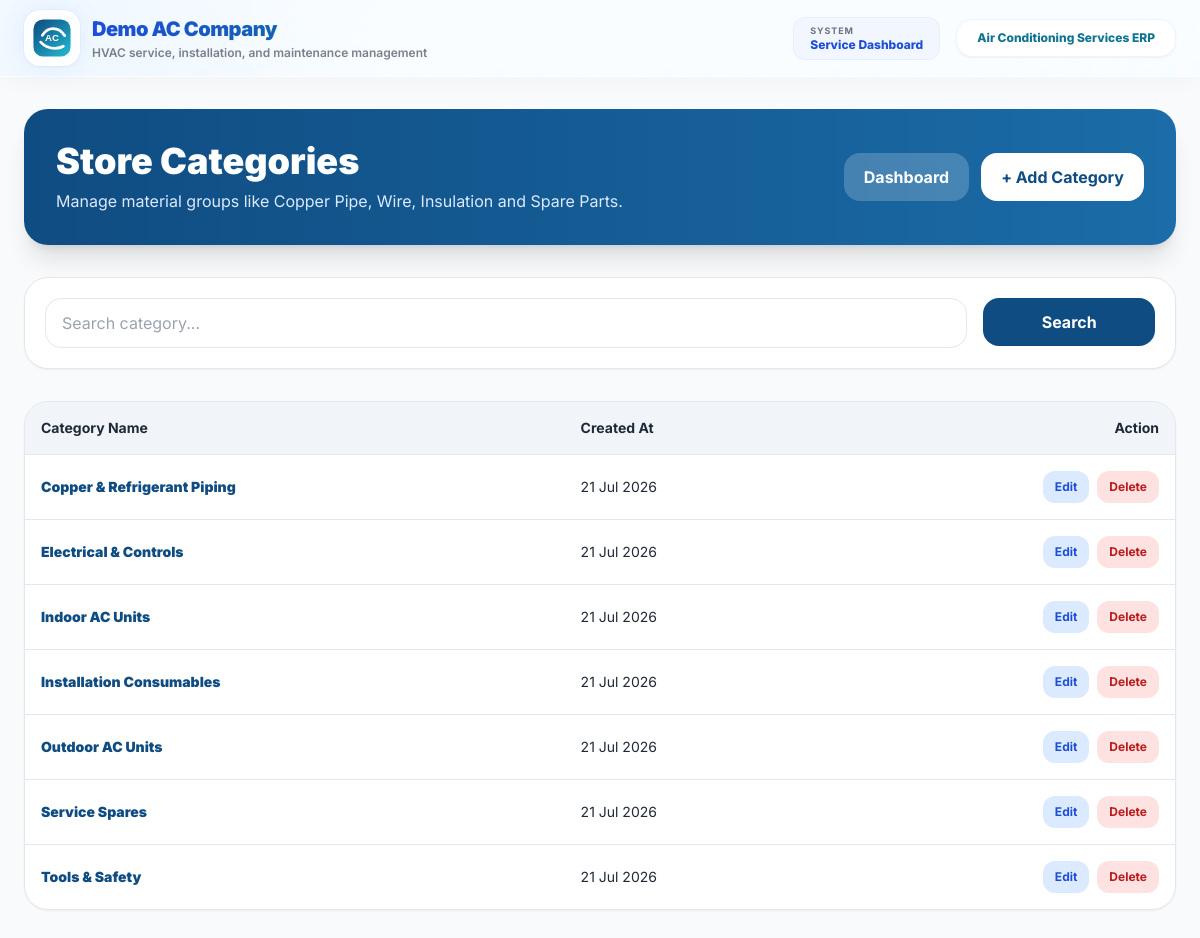
The page /store/categories/ (signed in) on the database its author committed.
### store/models.py (models this page shows, shortened)
class StoreCategory(models.Model):
    category_name = models.CharField(
        max_length=200,
        unique=True
    )
    created_at = models.DateTimeField(
        auto_now_add=True
    )
    class Meta:
        ordering = ["category_name"]

### store/views.py (the view)
@login_required
def store_category_list(request):
    search = request.GET.get("search", "").strip()
    categories = StoreCategory.objects.all().order_by("category_name")
    if search:
        categories = categories.filter(category_name__icontains=search)
    return render(request, "store_category_list.html", {
        "categories": categories,
        "search": search,
    })

### puriaccooling/context_processors.py (called while the page is built)
def branding(request):
    return {"BRAND": APP_BRANDING}

### templates/store_category_list.html (shortened to what this page needs)
{% extends 'base.html' %}
{% block content %}
<div class="min-h-screen bg-slate-50 px-4 py-8">
    <div class="max-w-6xl mx-auto">
        <div class="bg-gradient-to-r from-[#0F4C81] to-[#1B6CA8] rounded-3xl p-8 shadow-xl mb-8">
            <div class="flex flex-col md:flex-row md:items-center md:justify-between gap-4">
                <div>
                    <h1 class="text-4xl font-black text-white">
                        Store Categories
                    </h1>
                    <p class="text-blue-100 mt-2">
                        Manage material groups like Copper Pipe, Wire, Insulation and Spare Parts.
                    </p>
                </div>
                <div class="flex gap-3">
                    <a href="{% url 'store_dashboard' %}"
                       class="bg-white/20 text-white px-5 py-3 rounded-2xl font-bold">
                        Dashboard
                    </a>
                    <a href="{% url 'add_store_category' %}"
                       class="bg-white text-[#0F4C81] px-5 py-3 rounded-2xl font-bold">
                        + Add Category
                    </a>
                </div>
            </div>
        </div>
        <div class="bg-white rounded-3xl border p-5 shadow-sm mb-8">
            <form method="GET" class="grid grid-cols-1 md:grid-cols-12 gap-4">
                <div class="md:col-span-10">
                    <input type="text"
                           name="search"
                           value="{{ search }}"
                           placeholder="Search category..."
                           class="w-full border rounded-2xl px-4 py-3">
                </div>
                <div class="md:col-span-2">
                    <button type="submit"
                            class="w-full bg-[#0F4C81] text-white rounded-2xl px-4 py-3 font-bold">
                        Search
                    </button>
                </div>
            </form>
        </div>
        <div class="bg-white rounded-3xl border shadow-sm overflow-hidden">
            <table class="w-full text-sm">
                <thead class="bg-slate-100">
                    <tr>
                        <th class="px-4 py-4 text-left">Category Name</th>
                        <th class="px-4 py-4 text-left">Created At</th>
                        <th class="px-4 py-4 text-right">Action</th>
                    </tr>
                </thead>
                <tbody>
                    {% for category in categories %}
                    <tr class="border-t">
                        <td class="px-4 py-4 font-black text-[#0F4C81]">
                            {{ category.category_name }}
                        </td>
                        <td class="px-4 py-4">
                            {{ category.created_at|date:"d M Y" }}
                        </td>
                        <td class="px-4 py-4 text-right">
                            <div class="flex justify-end gap-2">
                                <a href="{% url 'edit_store_category' category.id %}"
                                   class="px-3 py-2 rounded-xl bg-blue-100 text-blue-700 text-xs font-bold">
                                    Edit
                                </a>
                                <a href="{% url 'delete_store_category' category.id %}"
                                   onclick="return confirm('Delete this category?')"
                                   class="px-3 py-2 rounded-xl bg-red-100 text-red-700 text-xs font-bold">
                                    Delete
                                </a>
                            </div>
                        </td>
                    </tr>
                    {% endfor %}
                </tbody>
            </table>
        </div>
    </div>
</div>
{% endblock %}

### templates/base.html (style rules this page uses)
body { font-family: 'Inter', sans-serif; scroll-behavior: smooth; }
.soft-grid { background-image: linear-gradient(rgba(59, 130, 246, 0.08) 1px, transparent 1px), linear-gradient(90deg, rgba(59, 130, 246, 0.08) 1px, transparent 1px); background-size: 42px 42px; }

### rows shown on the page
StoreCategory: category_name "Copper & Refrigerant Piping", created_at "21 Jul 2026"
StoreCategory: category_name "Electrical & Controls", created_at "21 Jul 2026"
StoreCategory: category_name "Indoor AC Units", created_at "21 Jul 2026"
StoreCategory: category_name "Installation Consumables", created_at "21 Jul 2026"
StoreCategory: category_name "Outdoor AC Units", created_at "21 Jul 2026"
StoreCategory: category_name "Service Spares", created_at "21 Jul 2026"
StoreCategory: category_name "Tools & Safety", created_at "21 Jul 2026"

### other values the page prints
{{ BRAND.TAGLINE }} "HVAC service, installation, and maintenance management"
{{ BRAND.APP_NAME }} "Air Conditioning Services ERP"
